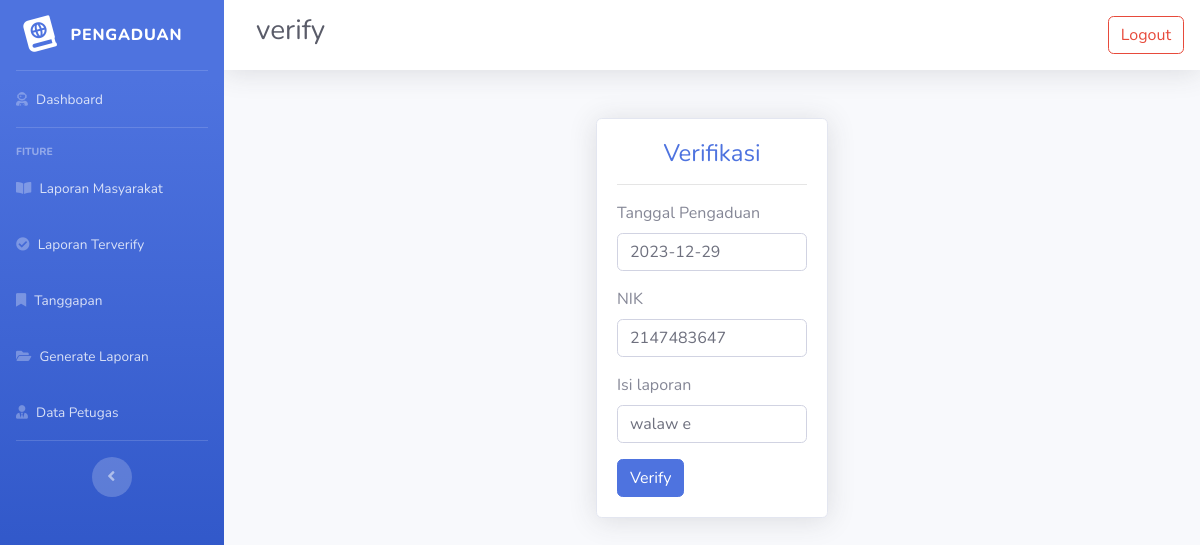
The page /src/admin/verify.php?id_pengaduan=14 on the database its author committed.
### tables this page shows
CREATE TABLE `pengaduan` (
  `id_pengaduan` int(11) NOT NULL,
  `tgl_pengaduan` date NOT NULL,
  `nik` int(16) NOT NULL,
  `isi_laporan` text NOT NULL,
  `foto` varchar(255) NOT NULL,
  `status` enum('0','proses','selesai') NOT NULL
);

### src/admin/verify.php (the view, shortened to what this page needs)
<?php
require '../../public/app.php';
require '../layouts/header.php';
require '../layouts/navAdmin.php';
$id = $_GET['id_pengaduan'];
$verify = mysqli_query($conn, "SELECT * FROM pengaduan WHERE id_pengaduan = $id");
?>
<div class="d-flex justify-content-center mt-5">
  <div class="card shadow w-25" data-aos="fade-up">
    <div class="card-body">
      <h4 class="text-center text-primary">Verifikasi</h4>
      <hr>
      <form action="" method="POST">
        <?php while ($row = mysqli_fetch_assoc($verify)) : ?>
          <div class="form-group">
            <label for="exampleInputEmail1">Tanggal Pengaduan</label>
            <input type="text" class="form-control" id="exampleInputEmail1" value="<?= $row['tgl_pengaduan']; ?>" name="tgl_pengaduan">
          </div>
          <div class="form-group">
            <label for="exampleInputPassword1">NIK</label>
            <input type="number" class="form-control" id="exampleInputPassword1" value="<?= $row['nik']; ?>" name="nik">
          </div>
          <div class="form-group">
            <label for="exampleInputPassword4">Isi laporan</label>
            <input type="text" class="form-control" id="exampleInputPassword4" value="<?= $row['isi_laporan']; ?>" name="isi_laporan">
          </div>
          <button type="submit" name="submit" class="btn btn-primary" id="submit">Verify</button>
        <?php endwhile; ?>
      </form>
    </div>
  </div>
</div>
<?php require '../layouts/footer.php'; ?>

### rows shown on the page
pengaduan: tgl_pengaduan "2023-12-29", nik "2147483647", isi_laporan "walaw e"

### other values the page prints
$title "verify"
